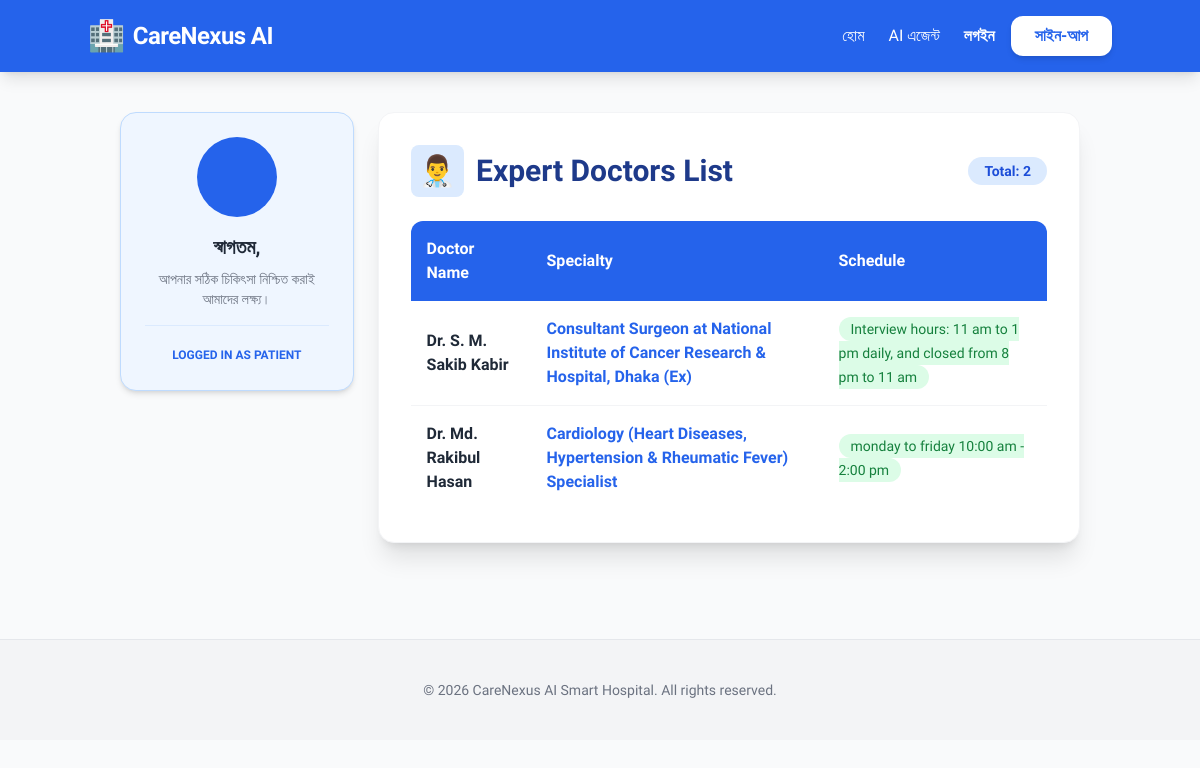
The app's page /doctors/ with its own data.
### core/models.py (models this page shows, shortened)
class Doctor(models.Model):
    name = models.CharField(max_length=100)
    specialty = models.CharField(max_length=100) # যেমন: মেডিসিন বিশেষজ্ঞ, কার্ডিওলজিস্ট
    schedule = models.TextField() # যেমন: রবি-মঙ্গল সকাল ১০টা
    rating = models.FloatField(default=5.0, validators=[MinValueValidator(0.0), MaxValueValidator(5.0)])
    experience_years = models.IntegerField(default=0)
    is_available = models.BooleanField(default=True)

### core/views.py (the view)
# urls.py: path('doctors/', views.doctor_list_view, name='doctor_list'),
def doctor_list_view(request):
    doctors = Doctor.objects.all()
    return render(request, 'core/doctor_list.html', {'doctors': doctors})

### core/templates/core/doctor_list.html (shortened to what this page needs)
{% extends 'core/base.html' %}
{% block content %}
<div class="max-w-7xl mx-auto flex flex-col md:flex-row gap-6 p-4">
    <div class="md:w-1/4">
        <div class="bg-blue-50 p-6 rounded-2xl border border-blue-200 sticky top-20 shadow-md text-center">
            <div class="w-20 h-20 bg-blue-600 text-white rounded-full flex items-center justify-center text-3xl font-bold mx-auto mb-4">
            </div>
            <h3 class="font-bold text-gray-800 text-xl">স্বাগতম, {{ user.username }}</h3>
            <p class="text-sm text-gray-500 mt-2">আপনার সঠিক চিকিৎসা নিশ্চিত করাই আমাদের লক্ষ্য।</p>
            <div class="mt-4 pt-4 border-t border-blue-100">
                <span class="text-xs font-bold text-blue-600 uppercase">Logged in as Patient</span>
            </div>
        </div>
    </div>
    <div class="md:w-3/4 bg-white p-8 rounded-2xl shadow-xl border border-gray-100">
        <div class="flex justify-between items-center mb-6">
            <h2 class="text-3xl font-black text-blue-900 flex items-center gap-3">
                <span class="bg-blue-100 p-2 rounded-lg">👨‍⚕️</span> Expert Doctors List
            </h2>
            <span class="bg-blue-100 text-blue-700 px-4 py-1 rounded-full text-sm font-bold">Total: {{ doctors|length }}</span>
        </div>
        <div class="overflow-x-auto">
            <table class="w-full text-left">
                <thead>
                    <tr class="bg-blue-600 text-white">
                        <th class="p-4 rounded-tl-xl">Doctor Name</th>
                        <th class="p-4">Specialty</th>
                        <th class="p-4 rounded-tr-xl">Schedule</th>
                    </tr>
                </thead>
                <tbody class="divide-y divide-gray-100">
                    {% for doctor in doctors %}
                    <tr class="hover:bg-blue-50 transition-colors">
                        <td class="p-4 font-bold text-gray-800">{{ doctor.name }}</td>
                        <td class="p-4 text-blue-600 font-semibold">{{ doctor.specialty }}</td>
                        <td class="p-4">
                            <span class="bg-green-100 text-green-700 px-3 py-1 rounded-full text-sm font-medium">
                                {{ doctor.schedule }}
                            </span>
                        </td>
                    </tr>
                    {% empty %}
                    <tr>
                        <td colspan="3" class="p-10 text-center text-gray-400 font-medium">
                            বর্তমানে কোনো ডাক্তার তালিকায় নেই।
                        </td>
                    </tr>
                    {% endfor %}
                </tbody>
            </table>
        </div>
    </div>
</div>
{% endblock %}

### core/templates/core/base.html (shortened to what this page needs)
<!DOCTYPE html>
<html lang="en">
<head>
    <script src="https://cdn.tailwindcss.com"></script>
</head>
<body class="bg-gray-50">
    <nav class="bg-blue-600 p-4 text-white shadow-lg sticky top-0 z-50">
        <div class="container mx-auto flex justify-between items-center">
            <a href="{% url 'home' %}" class="text-2xl font-bold flex items-center gap-2 tracking-tight">
                <span class="text-3xl">🏥</span> CareNexus AI
            </a>
            <div class="flex items-center gap-6">
                <a href="{% url 'home' %}" class="hover:text-blue-200 transition font-medium">হোম</a>
                <a href="{% url 'ai_agent' %}" class="hover:text-blue-200 transition font-medium">AI এজেন্ট</a>
                <div class="flex items-center gap-4">
                    {% if user.is_authenticated %}
                        <div class="flex items-center bg-white/20 px-4 py-2 rounded-full gap-2 border border-white/30 shadow-sm">
                            <div class="w-8 h-8 bg-white text-blue-600 rounded-full flex items-center justify-center font-black">
                                {% if user.is_superuser %} A {% else %} U {% endif %}
                            </div>
                            <span class="text-white font-bold">
                                {% if user.is_superuser %} Hospital Admin {% else %} {{ user.username }} {% endif %}
                            </span>
                        </div>
                        <a href="{% url 'logout' %}" class="bg-red-500 hover:bg-red-600 text-white px-6 py-2 rounded-xl font-bold transition shadow-lg">লগআউট</a>
                    {% else %}
                        <a href="{% url 'login' %}" class="text-white font-bold hover:underline">লগইন</a>
                        <a href="{% url 'register' %}" class="bg-white text-blue-600 px-6 py-2 rounded-xl font-bold shadow-md hover:bg-gray-100 transition">সাইন-আপ</a>
                    {% endif %}
                </div>
            </div>
        </div>
    </nav>
    <div class="container mx-auto mt-6 px-4">
        {% block content %}{% endblock %}
    </div>
    <footer class="mt-20 py-10 bg-gray-100 text-center text-gray-500 text-sm border-t">
        <p>&copy; 2026 CareNexus AI Smart Hospital. All rights reserved.</p>
    </footer>
</body>
</html>

### core/templates/core/base.html (style rules this page uses)
body { font-family: 'Hind Siliguri', sans-serif; }

### records on screen
Doctor: name "Dr. S. M. Sakib Kabir", specialty "Consultant Surgeon at National Institute of Cancer Research & Hospital, Dhaka (Ex)", schedule "Interview hours: 11 am to 1 pm daily, and closed from 8 pm to 11 am"
Doctor: name "Dr. Md. Rakibul Hasan", specialty "Cardiology (Heart Diseases, Hypertension & Rheumatic Fever) Specialist", schedule "monday to friday 10:00 am - 2:00 pm"

### other values on screen
{{ doctors|length }} "2"
